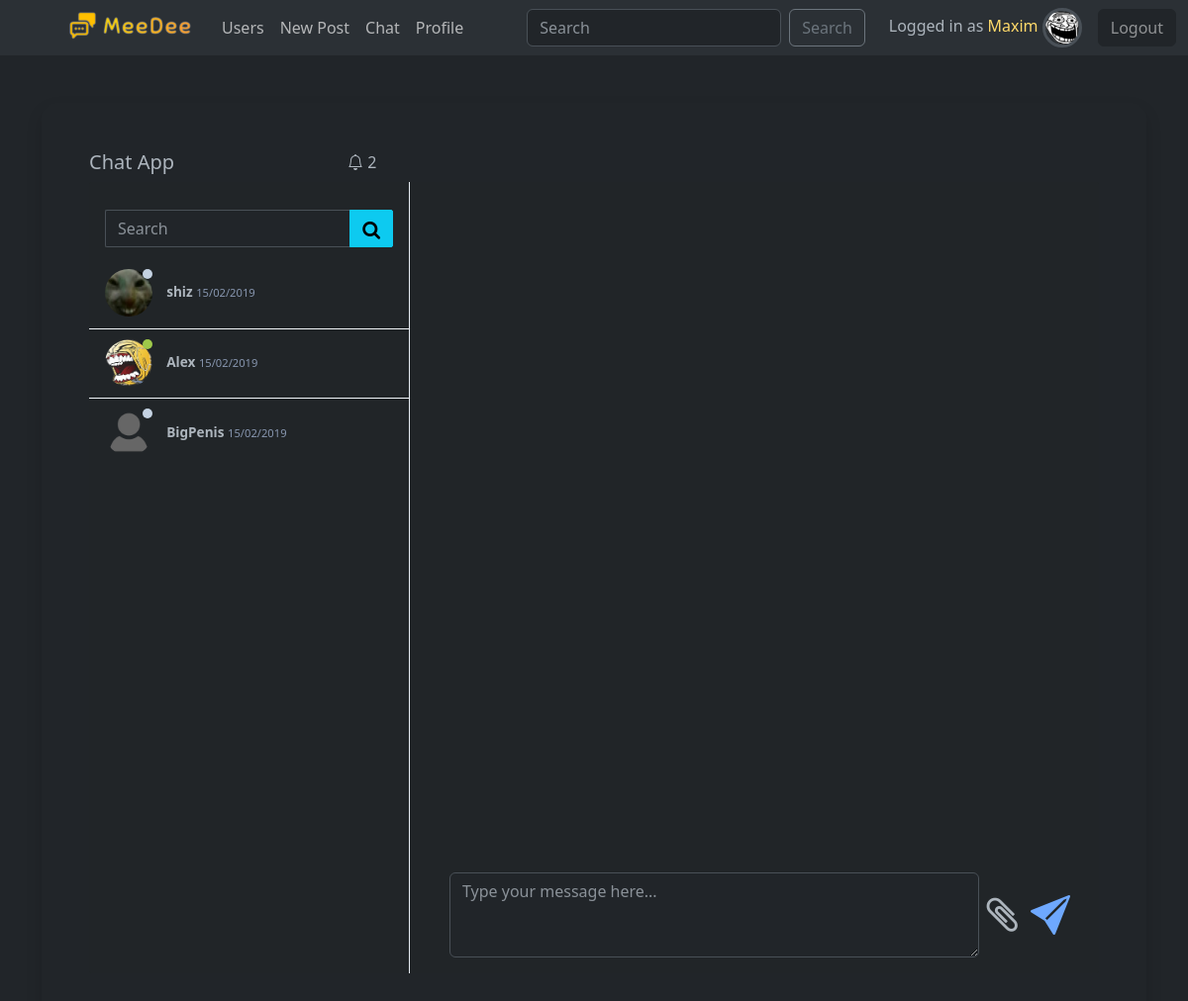
The page /chat/ (signed in) on the database its author committed.
### social/models.py (models this page shows, shortened)
class User(AbstractUser):
    friends = models.ManyToManyField("User", blank=True)
    email = models.EmailField(unique=True)
    bio = models.TextField(max_length=300, blank=True)
    avatar = models.ImageField(upload_to="images", null=True)
    date_of_birth = models.DateField(null=True, blank=True)
    online_status = models.BooleanField(default=False)
    USERNAME_FIELD = "email"
    REQUIRED_FIELDS = ['username']

### chat/views.py (the view)
# urls.py: path("", views.index, name="chats"),
@login_required
def index(request):
    users = User.objects.exclude(username=request.user.username)
    unread = ChatNotification.objects.filter(Q(user=request.user)&Q(is_seen=False)).count()
    return render(request, "chat/index.html", {"users": users, "unread": unread})

### chat/templates/chat/index.html (shortened to what this page needs)
{% extends "base.html" %}
{% load static %}
{% block links %}
    <link href="https://maxcdn.bootstrapcdn.com/font-awesome/4.3.0/css/font-awesome.min.css" rel="stylesheet">
    <link rel="stylesheet" href="{% static 'chat/css/chat_style.css' %}">
{% endblock %}
{% block body %}
<div class="container mt-5">
    <div class="modal-content  rounded-4 shadow p-5" style='min-height: 100vh;'>
    <div class="page-title">
        <div class="row gutters">
            <div class="col-xl-3 col-lg-3 col-md-3 col-sm-12 col-12">
                <h5 class="title">Chat App</h5>
            </div>
            <div class="col-xl-1 col-lg-1 col-md-1 col-sm-12 col-12">
                <i class="bi bi-bell"></i>
                <span id="count_badge">{{ unread }}</span>
            </div>
            <div class="col-xl-8 col-lg-8 col-md-8 col-sm-12 col-12"> </div>
        </div>
    </div>
    <div class="content-wrapper">
        <div class="row gutters">
            <div class="col-xl-12 col-lg-12 col-md-12 col-sm-12 col-12">
                <div class="card m-0">
                    <div class="row no-gutters">
                        <div class="col-xl-4 col-lg-4 col-md-4 col-sm-3 col-3">
                            <div class="users-container">
                                <div class="chat-search-box">
                                    <div class="input-group">
                                        <input class="form-control" placeholder="Search">
                                        <div class="input-group-btn">
                                            <button type="button" class="btn btn-info">
                                                <i class="fa fa-search"></i>
                                            </button>
                                        </div>
                                    </div>
                                </div>
                                <ul class="users">
                                    {% for user in users %}
                                    <li class="person" data-chat="person1">
                                        <a href="{% url 'chat:room' username=user.username %}" class="stretched-link text-decoration-none text-body">
                                            <div class="user">
                                                {% if user.avatar %}
                                                    <img src="{{ user.avatar.url }}" alt="">
                                                {% else %}
                                                    <img src="{% static 'images/no-avatar.png' %}" alt="">
                                                {% endif %}
                                                <span id="{{ user.username }}_status" class="status {% if user.online_status %}online{% else %}offline{% endif %}"></span>
                                            </div>
                                            <p class="name-time">
                                                <span class="name">{{ user.username }}</span>
                                                <span class="time">15/02/2019</span>
                                            </p>
                                        </a>
                                    </li>
                                    {% endfor %}
                                </ul>
                            </div>
                        </div>
                        <div class="col-xl-8 col-lg-8 col-md-8 col-sm-9 col-9">
                            <div class="chat-container d-flex flex-column">
                                <div class="mt-auto form-group mb-0 d-flex">
                                    <textarea class="form-control" rows="3" placeholder="Type your message here..." id="chat-message-input"></textarea>
                                    <i class="fa fa-paperclip attachment fs-1 align-self-center ms-2" aria-hidden="true"></i>
                                    <button id="chat-message-submit" class="submit btn btn-link">
                                        <i class="bi bi-send-fill fs-1" aria-hidden="true"></i>
                                    </button>
                                </div>
                            </div>
                        </div>
                    </div>
                </div>
            </div>
        </div>
        </div>
    </div>
    </div>
{% endblock %}

### templates/includes/navbar.html (shortened to what this page needs)
{% load static %}
<nav class="navbar navbar-expand-lg bg-body-tertiary">
    <div class="container-fluid">
      <div class="collapse navbar-collapse" id="navbarSupportedContent">
        <ul class="navbar-nav me-auto ms-5 mb-2 mb-lg-0">
          <li class="nav-item">
            <a class="navbar-brand" href="{% url 'home' %}">
              <img src="{% static 'images/meedee.png' %}" alt="MeeDee" width="140">
            </a>
          </li>
          <li class="nav-item">
            <a class="nav-link" href="{% url 'users-list' %}">Users</a>
          </li>
          <li class="nav-item">
            <a class="nav-link" href="{% url 'add-post' %}">New Post</a>
          </li>
          <li class="nav-item">
            <a class="nav-link" href="{% url 'chat:chats' %}">Chat</a>
          </li>
          {% if user.is_authenticated %}
          <li class="nav-item">
            <a class="nav-link" href="{% url 'profile' request.user.id %}">Profile</a>
          </li>
          {% endif %}
        </ul>
        <form class="d-flex" role="search" action="{% url 'search' %}">
          <input class="form-control me-2" type="search" name="search" placeholder="Search" aria-label="Search">
          <button class="btn btn-outline-secondary" type="submit">Search</button>
        </form>
        <div class="navbar-nav ms-4 align-items-center">
          {% if user.is_authenticated %}
            <div class="me-3">
              Logged in as <span class="text-warning-emphasis">{{ request.user.username }}</span>
              {% if request.user.avatar %}
                <img src="{{ request.user.avatar.url }}" alt="" class="border border-3 rounded-circle" style="max-width: 40px; min-height: 40px;">
              {% else %}
                <img src="{% static 'images/no-avatar.png' %}" alt="" class="border border-3 rounded-circle" style="max-width: 40px; min-height: 40px;">
              {% endif %}
            </div>
            <div class="">
              <form action="{% url 'logout' %}" method="POST">
                  <button class="btn btn-dark text-white-50" type="submit">Logout</button>
              </form>
            </div>
          {% else %}
          <a class="nav-item text-decoration-none text-info-emphasis" href="{% url 'login' %}">Login</a>
          <span class="mx-1">|</span>
          <a class="nav-item text-decoration-none text-info-emphasis" href="{% url 'signup' %}">Sign Up</a>
          {% endif %}
        </div>
      </div>
    </div>
  </nav>

### chat/static/chat/css/chat_style.css (style rules this page uses)
.chat-search-box { -webkit-border-radius: 3px 0 0 0; -moz-border-radius: 3px 0 0 0; border-radius: 3px 0 0 0; padding: .75rem 1rem; }
.chat-search-box .input-group .form-control { -webkit-border-radius: 2px 0 0 2px; -moz-border-radius: 2px 0 0 2px; border-radius: 2px 0 0 2px; border-right: 0; }
.chat-search-box .input-group .input-group-btn .btn { -webkit-border-radius: 0 2px 2px 0; -moz-border-radius: 0 2px 2px 0; border-radius: 0 2px 2px 0; margin: 0; }
.chat-search-box .input-group .input-group-btn .btn i { font-size: 1.2rem; line-height: 100%; vertical-align: middle; }
.users-container { position: relative; padding: 1rem 0; border-right: 1px solid #e6ecf3; height: 100%; display: -ms-flexbox; display: flex; -ms-flex-direction: column; flex-direction: column; }
.users { padding: 0; }
.users .person { position: relative; width: 100%; padding: 10px 1rem; cursor: pointer; border-bottom: 1px solid #f0f4f8; }
.users .person:last-child { border-bottom: 0; }
.users .person .user { display: inline-block; position: relative; margin-right: 10px; }
.users .person .user img { width: 48px; height: 48px; -webkit-border-radius: 50px; -moz-border-radius: 50px; border-radius: 50px; }
.users .person .user .status { width: 10px; height: 10px; -webkit-border-radius: 100px; -moz-border-radius: 100px; border-radius: 100px; background: #e6ecf3; position: absolute; top: 0; right: 0; }
.users .person .user .status.online { background: #9ec94a; }
.users .person .user .status.offline { background: #c4d2e2; }
.users .person p.name-time { font-weight: 600; font-size: .85rem; display: inline-block; }
.users .person p.name-time .time { font-weight: 400; font-size: .7rem; text-align: right; color: #8796af; }
.chat-container { position: relative; padding: 1rem; height: 100vh; }
ul { list-style-type: none; margin: 0; padding: 0; }
.card { border: 0; background: #212528; -webkit-border-radius: 2px; -moz-border-radius: 2px; border-radius: 2px; margin-bottom: 2rem; box-shadow: none; }

### rows shown on the page
User: user.username "Maxim", user.avatar (picture)
User: avatar (picture), online_status False (drawn), username "shiz"
User: avatar (picture), online_status True (drawn), username "Alex"
User: online_status False (drawn), username "BigPenis"

### other values the page prints
{{ unread }} "2"
